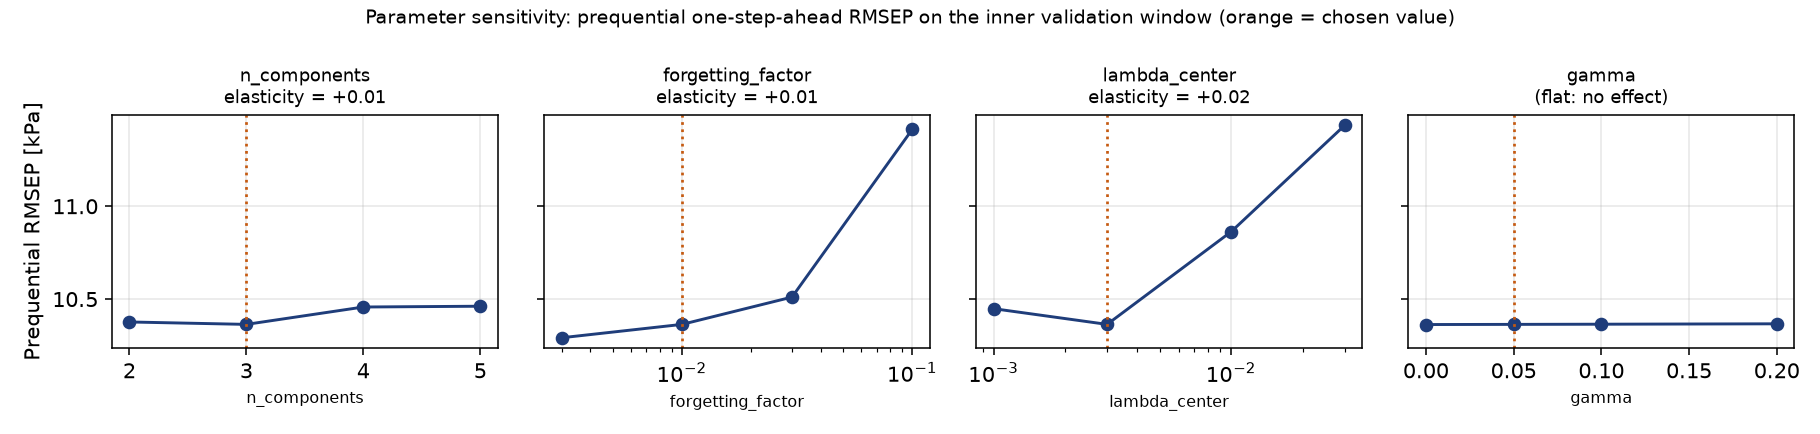

Write Python code to recreate this figure.
"""Parameter-sensitivity figures for the adaptive soft-sensor case study.

Two committed figures for the pid-book "Choosing the adaptation settings"
subsection. The logic mirrors the chapter's Plotly code exactly (same public
API, same observation-selection mask and smoothed reference), so a reader who
runs the chapter reproduces these figures.

- ``adaptive-softsensor-sensitivity.png``: one-at-a-time sweeps of the four
  tuning parameters, scored by the leakage-free prequential (one-step-ahead)
  RMSEP on an inner validation window. The model is fitted on an early
  tune-train block; the inner window is later, and the far testing data is never
  touched. Validates which parameters matter (components and the centring rate)
  and which do not (gamma).
- ``adaptive-softsensor-distance-roughness.png``: the distance metric of the
  deployed model streamed at the chosen forgetting factor (smooth) and at a
  too-large one (jagged), validating that a jagged trace means the factor is too
  high.

Requires the ``process_improve`` package (``pip install process-improve``) for
``AdaptivePLS``.

Usage::

    python monitoring/adaptive-softsensor-sensitivity.py [output_dir]

``output_dir`` defaults to this script's own directory (``monitoring/``).
"""

from __future__ import annotations

import sys
from pathlib import Path

import matplotlib as mpl

mpl.use("Agg")
import matplotlib.pyplot as plt
import numpy as np
import pandas as pd

from process_improve.multivariate import AdaptivePLS

DATA_URL = "https://openmv.net/file/vapor-pressure.csv"
A = 3
DARK_BLUE, ORANGE = "#1f3d7a", "#c55a11"
plt.rcParams.update({"font.size": 11, "axes.grid": True, "grid.alpha": 0.3, "figure.dpi": 140})
CFG = dict(n_components=A, forgetting_factor=0.01, gamma=0.05, lambda_center=0.003,
           alpha_scale=0.012, lambda_center_y=0.12, alpha_scale_y=0.05)


def main(out_dir: Path) -> None:  # noqa: PLR0915, C901
    out_dir.mkdir(parents=True, exist_ok=True)
    vp = pd.read_csv(DATA_URL)
    vp["month"] = vp["hours_elapsed"] / 730.5
    tags = [c for c in vp.columns if c not in ("hours_elapsed", "month", "vapour_pressure_kpa", "current_estimator")]
    lab_rows = np.where(vp["vapour_pressure_kpa"].notna().to_numpy())[0]
    lab = vp.iloc[lab_rows].reset_index(drop=True)
    y_lab = lab["vapour_pressure_kpa"].to_numpy()
    n_train = len(lab) // 2
    train = lab.index < n_train
    Xrow = vp[tags].to_numpy()

    def ewma(v, lam=0.35) -> np.ndarray:
        o = v.astype(float).copy()
        idx = np.where(~np.isnan(o))[0]
        for k in range(1, len(idx)):
            o[idx[k]] = lam * o[idx[k]] + (1 - lam) * o[idx[k - 1]]
        return o

    y_upd = ewma(vp["vapour_pressure_kpa"].to_numpy())

    def stream(model, learn) -> tuple[np.ndarray, np.ndarray]:
        pred = np.zeros(len(vp))
        dist = np.zeros(len(vp))
        for i in range(len(vp)):
            if learn is None or bool(learn[i]):
                yv = None if np.isnan(y_upd[i]) else np.array([y_upd[i]])
                out = model.update(Xrow[i], y_row=yv)
                pred[i], dist[i] = out.prediction[0], out.distance
            else:
                pred[i] = model.predict(vp[tags].iloc[[i]]).to_numpy().ravel()[0]
                dist[i] = dist[i - 1] if i else model.n_components
        return pred, dist

    # observation-selection mask from the deployed static model (as in the chapter)
    static = AdaptivePLS(n_components=A, forgetting_factor=0, gamma=0, lambda_center=0, alpha_scale=0,
                         lambda_center_y=0, alpha_scale_y=0, adaptive_spe_limit=False, conf_level=0.99)
    static.fit(lab.loc[train, tags], lab.loc[train, ["vapour_pressure_kpa"]])
    static_spe = np.array([static.update(Xrow[i]).spe for i in range(len(vp))])
    spe_lim = float(static.update(Xrow[0]).spe_limit)
    learn = static_spe < 2.5 * spe_lim

    # ---- sensitivity: tune on an early block, score a later inner window ----
    n_tune = int(0.40 * len(lab))
    inner = np.arange(n_tune + 8, int(0.75 * len(lab)))

    def prequential(**changes) -> float:
        cfg = dict(CFG, **changes)
        m = AdaptivePLS(update_when_out_of_control=True, conf_level=0.99, **cfg)
        m.fit(lab.iloc[:n_tune][tags], lab.iloc[:n_tune][["vapour_pressure_kpa"]])
        pred, _ = stream(m, learn)
        err = pred[lab_rows] - y_lab
        return float(np.sqrt((err[inner] ** 2).mean()))

    sweeps = {
        "n_components": ([2, 3, 4, 5], False),
        "forgetting_factor": ([0.003, 0.01, 0.03, 0.1], True),
        "lambda_center": ([0.001, 0.003, 0.01, 0.03], True),
        "gamma": ([0.0, 0.05, 0.1, 0.2], False),
    }
    results = {name: [(v, prequential(**{name: v})) for v in vals] for name, (vals, _) in sweeps.items()}
    for name, rows in results.items():
        print(name, [(v, round(r, 2)) for v, r in rows], flush=True)

    def elasticity(vals, metric, base) -> float:
        i = int(np.argmin(np.abs(np.array(vals) - base)))
        if i in (0, len(vals) - 1) or np.any(np.array(vals[i - 1:i + 2]) <= 0):
            return np.nan
        v, m = np.array(vals, float), np.array(metric, float)
        return float((np.log(m[i + 1]) - np.log(m[i - 1])) / (np.log(v[i + 1]) - np.log(v[i - 1])))

    fig, axes = plt.subplots(1, 4, figsize=(13, 3.1), sharey=True)
    for ax, (name, (vals, is_log)) in zip(axes, sweeps.items(), strict=True):
        arr = np.array(results[name])
        ax.plot(arr[:, 0], arr[:, 1], "o-", color=DARK_BLUE, lw=1.5)
        ax.axvline(CFG[name], color=ORANGE, ls=":", lw=1.4)
        if is_log:
            ax.set_xscale("log")
        e = elasticity(vals, [r for _, r in results[name]], CFG[name])
        ax.set_title(f"{name}\nelasticity = {e:+.2f}" if np.isfinite(e) else f"{name}\n(flat: no effect)", fontsize=9)
        ax.set_xlabel(name, fontsize=8)
        ax.grid(alpha=0.3)
    axes[0].set_ylabel("Prequential RMSEP [kPa]")
    fig.suptitle("Parameter sensitivity: prequential one-step-ahead RMSEP on the inner validation window "
                 "(orange = chosen value)", fontsize=10)
    fig.tight_layout()
    fig.savefig(out_dir / "adaptive-softsensor-sensitivity.png")
    plt.close(fig)

    # ---- distance roughness of the deployed model: chosen vs too-large mu ----
    def deployed_distance(mu) -> np.ndarray:
        m = AdaptivePLS(update_when_out_of_control=True, conf_level=0.99, **dict(CFG, forgetting_factor=mu))
        m.fit(lab.loc[train, tags], lab.loc[train, ["vapour_pressure_kpa"]])
        return stream(m, learn)[1]

    month = vp["month"].to_numpy()
    d_ok = deployed_distance(0.01)
    d_big = deployed_distance(0.10)
    r_ok, r_big = float(np.std(np.diff(d_ok))), float(np.std(np.diff(d_big)))
    fig, ax = plt.subplots(figsize=(8.2, 3.2))
    ax.plot(month, d_big, lw=0.7, color=ORANGE, label=f"forgetting_factor = 0.10 (jagged, roughness {r_big:.4f})")
    ax.plot(month, d_ok, lw=0.9, color=DARK_BLUE, label=f"forgetting_factor = 0.01 (chosen, roughness {r_ok:.4f})")
    ax.set_xlabel("Time since start [months]")
    ax.set_ylabel("Subspace overlap [components]")
    ax.legend(loc="upper right", fontsize=8, framealpha=0.9)
    fig.tight_layout()
    fig.savefig(out_dir / "adaptive-softsensor-distance-roughness.png")
    plt.close(fig)
    print(f"roughness: chosen(0.01)={r_ok:.4f}  too-large(0.10)={r_big:.4f}", flush=True)
    print("wrote 2 sensitivity figures to", out_dir, flush=True)


if __name__ == "__main__":
    default = Path(__file__).resolve().parent
    main(Path(sys.argv[1]) if len(sys.argv) > 1 else default)
